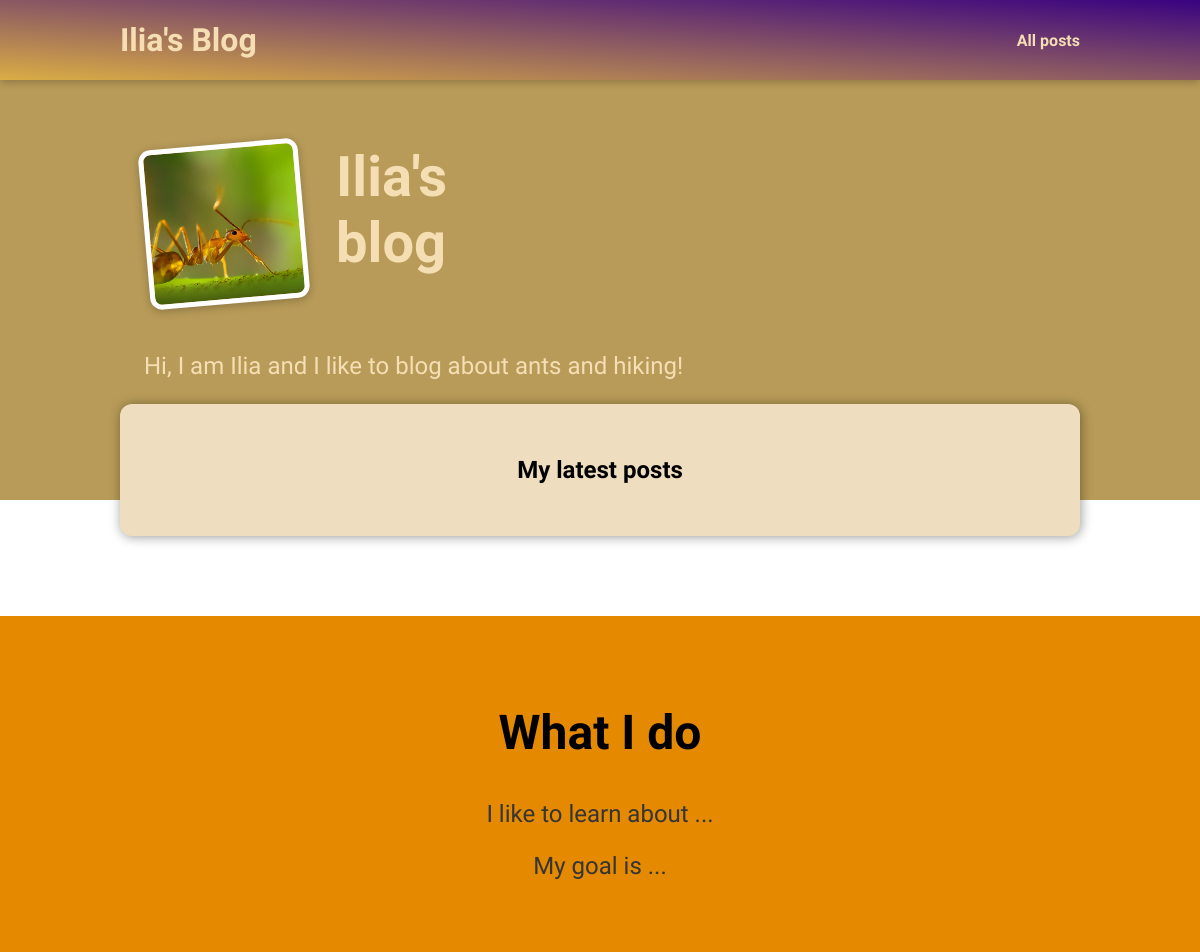
/, run on an earlier commit of the app's database.
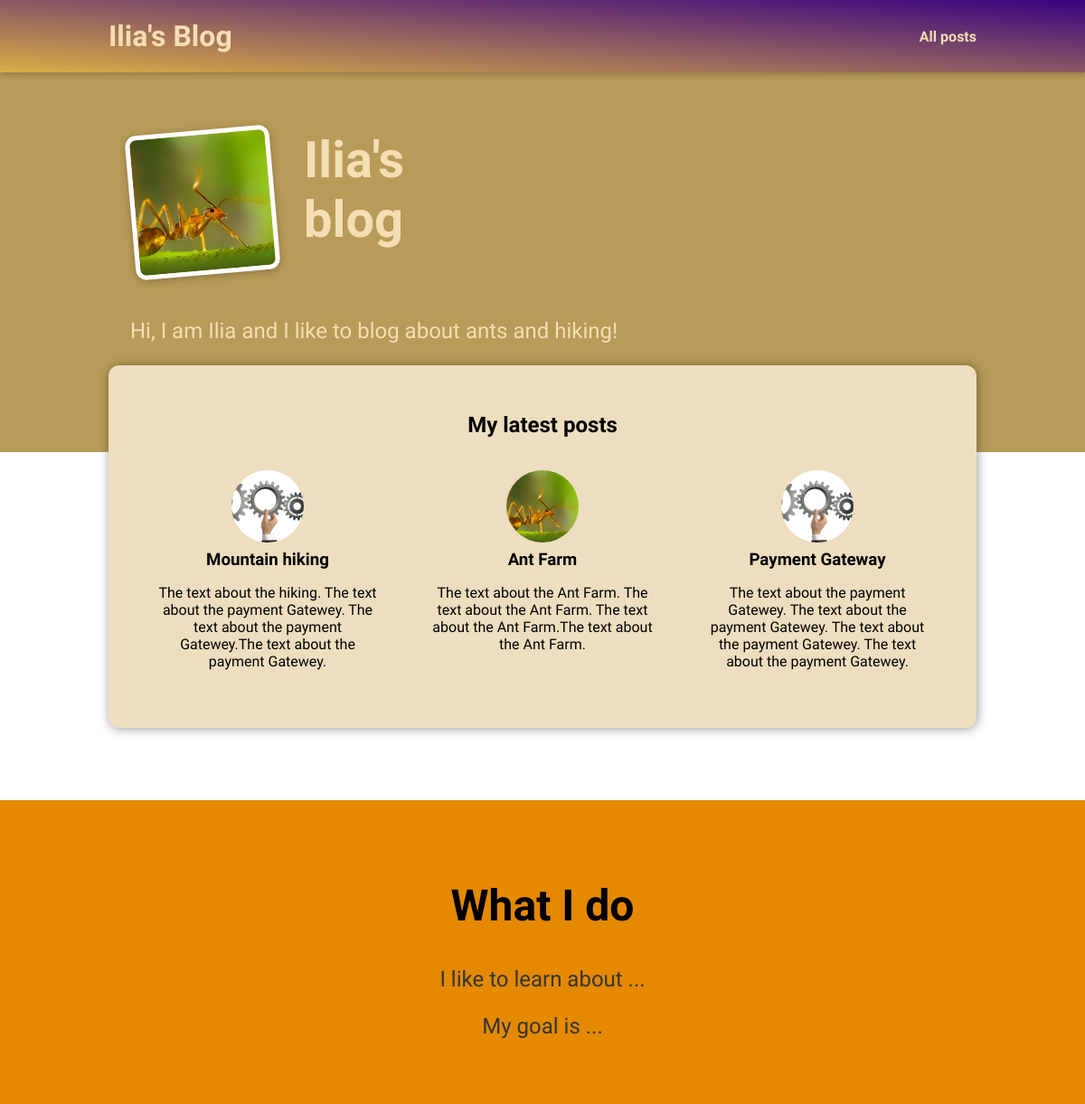
And on a later commit of the database.
### blog/models.py (models this page shows, shortened)
class Post(models.Model):
    title = models.CharField(max_length=50)
    author= models.ForeignKey(Author, on_delete=models.SET_NULL, related_name="posts", null = True)
    excerpt = models.CharField(max_length=300)
    image_name = models.CharField(max_length=50)
    date_created = models.DateField(auto_now_add=True)
    date_edited = models.DateField(auto_now=True)
    slug = models.SlugField(default="", null=False, db_index=True, unique=True)
    content = models.TextField(validators=[MinLengthValidator(10)])
    tag = models.ManyToManyField(Tag)

### blog/views.py (the view)
# urls.py: path("", views.index, name="index"),
def index(request):
    latest_posts = Post.objects.all().order_by("-id")[:3]
    return render(request, "blog/index.html", {
        "latest_posts": latest_posts
          })

### blog/templates/blog/index.html (shortened to what this page needs)
{% extends "base.html" %}
{% load static %}
{% block css_files %}
<link rel="stylesheet" href="{% static "blog/index.css"%}">
<link rel="stylesheet" href="{% static "blog/post.css"%}">
{% endblock %}
{% block content %}
<section id="welcome">
    <header>
        <img src="{% static "blog/images/The-Ant.jpeg" %}" alt= "Ilia - The author of this blog">
        <h2>Ilia's blog</h2>
    </header>
    <p>Hi, I am Ilia and I like to blog about ants and hiking!</p>
</section>
<section id = "latest-posts">
    <h2>My latest posts</h2>
    <ul>
        {% for post in latest_posts %}
        {% include "blog/includes/post.html" %}
        {% endfor %}
    </ul>
</section>
<section id = "about">
    <h2>What I do</h2>
    <p>I like to learn about ...</p>
    <p> My goal is ... </p>
</section>
{% endblock %}

### templates/base.html (shortened to what this page needs)
{% load static %}
<!DOCTYPE html>
<html lang="en">
<head>
    <link rel='stylesheet' href="{% static "app.css" %}"/>
    {% block css_files %} {% endblock %}
</head>
<body>
    <header id = "main-navigation">
        <h1><a href="{% url "index" %}">Ilia's Blog</a></h1>
        <nav>
            <a href="{% url "posts-page" %}">All posts</a>
        </nav>
    </header>
    {% block content %}
    {% endblock %}
</body>
</html>

### blog/templates/blog/includes/post.html
{% load static %}
<li>
    <article class = "post">
        <a href="{% url "post-detail-page" slug=post.slug %}">
            <img src="{% static "blog/images/"|add:post.image_name %}" alt = "{{post.title}}">
            <div class = "post__content">
                <h3>{{post.title}}</h3>
                <p>
                    {{ post.excerpt }}
                </p>
            </div>
        </a>
    </article>
</li>

### static/app.css (style rules this page uses)
* { box-sizing: border-box; }
html { font-family: "Play", sans-serif; }
body { margin: 0; }
h1, h2, h3 { font-family: "Play", sans-serif; font-weight: bold; }
#main-navigation { width: 100%; height: 5rem; display: flex; justify-content: space-between; align-items: center; padding: 0 10%; position: absolute; top: 0; left: 0; background: linear-gradient(to right top, #daad45, #390281); box-shadow: 0 2px 8px rgba(0, 0, 0, 0.25); }
#main-navigation a { text-decoration: none; color: wheat; font-weight: bold; }

### blog/static/blog/index.css (style rules this page uses)
#welcome { background-color:#b89b58; padding: 6rem 12%; }
#welcome header { display: flex; align-items: flex-start; margin: 3rem auto; }
#welcome img { width: 10rem; height: 10rem; object-fit: cover; object-position: top; border: 5px solid white; border-radius: 12px; background-color: #ffe1bf; transform: rotateZ(-5deg); box-shadow: 0 2px 8px rgba(0, 0, 0, 0.25); }
#welcome h2 { font-size: 3.5rem; margin: 0 0 0 2rem; color: wheat; width: 10rem; }
#welcome p { color: wheat; font-size: 1.5rem; }
#latest-posts { background-color: rgb(238, 222, 191); padding: 2rem; border-radius: 12px; width: 60rem; margin: -6rem auto 2rem auto; box-shadow: 1px 1px 12px rgba(0, 0, 0, 0.4); }
#latest-posts img { width: 5rem; height: 5rem; object-fit: cover; border-radius: 50%; }
#latest-posts h2 { text-align: center; }
#latest-posts ul { list-style: none; margin: 0; padding: 0; display: flex; gap: 1rem; }
#latest-posts li { flex: 1; }
#about { text-align: center; padding: 3rem; background-color: #e48900; margin-top: 5rem; }
#about h2 { font-size: 3rem; }
#about p { font-size: 1.5rem; color: #353535; }

### blog/static/blog/post.css (style rules this page uses)
.post { display: flex; flex-direction: column; align-items: center; text-align: center; }
.post a { text-decoration: none; color: black; transition: all 0.2s ease; padding: 1rem; }
.post img { width: 5rem; height: 5rem; object-fit: cover; border-radius: 50%; }
.post h3 { margin: 0.25rem 0; }

What changed in the data, as far as the page shows it:
added Post: image_name (picture), title "Mountain hiking", excerpt "The text about the hiking. The text about the payment Gatewey. The text about the payment Gatewey.The text about the payment Gatewey."
added Post: image_name (picture), title "Ant Farm", excerpt "The text about the Ant Farm. The text about the Ant Farm. The text about the Ant Farm.The text about the Ant Farm."
added Post: image_name (picture), title "Payment Gateway", excerpt "The text about the payment Gatewey. The text about the payment Gatewey. The text about the payment Gatewey. The text about the payment Gatewey."
